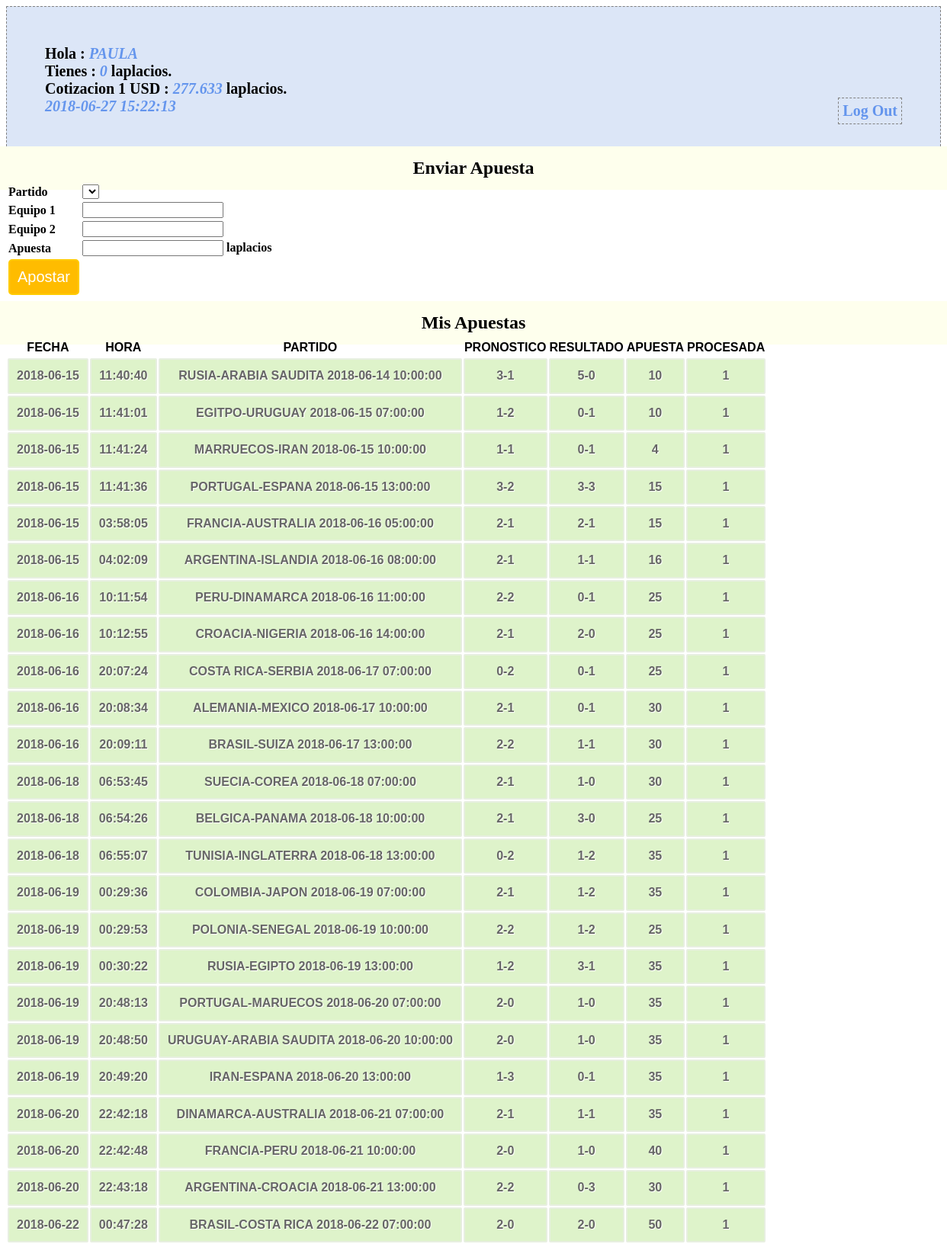
Screenshot of /profile.php (signed in, upper part) with the database file from the repository.
### tables this page shows
CREATE TABLE `participantes` (
  `id_participante` bigint(20) unsigned NOT NULL AUTO_INCREMENT COMMENT 'id participante',
  `nombre` varchar(60) NOT NULL COMMENT 'nombre participante',
  `saldo` int(11) NOT NULL COMMENT 'valor del saldo',
  `passwd` varchar(10) NOT NULL,
  PRIMARY KEY (`id_participante`),
  UNIQUE KEY `id_participante` (`id_participante`)
);

CREATE TABLE `banco_central_laplacio` (
  `total_laplacios` int(11) NOT NULL,
  `total_dolares` int(11) NOT NULL,
  `reserva` int(11) NOT NULL,
  `impresos` int(11) NOT NULL,
  `cotizacion` float NOT NULL
);

CREATE TABLE `apuestas` (
  `id_apuesta` bigint(20) unsigned NOT NULL AUTO_INCREMENT,
  `id_participante` bigint(20) NOT NULL,
  `id_partido` bigint(20) NOT NULL,
  `apuesta_equipo_1` int(11) NOT NULL,
  `apuesta_equipo_2` int(11) NOT NULL,
  `apuesta_valor` int(11) NOT NULL,
  `apuesta_fecha` date NOT NULL,
  `apuesta_hora` time NOT NULL,
  `procesada` tinyint(1) DEFAULT NULL,
  PRIMARY KEY (`id_apuesta`),
  UNIQUE KEY `id_apuesta` (`id_apuesta`)
);

CREATE TABLE `partidos` (
  `id_partido` bigint(20) unsigned NOT NULL AUTO_INCREMENT,
  `equipo_1` varchar(50) NOT NULL,
  `equipo_2` varchar(50) NOT NULL,
  `fecha` date NOT NULL,
  `hora` time NOT NULL,
  `resultado_equipo_1` int(11) DEFAULT NULL,
  `resultado_equipo_2` int(11) DEFAULT NULL,
  `revisado` tinyint(1) DEFAULT NULL,
  PRIMARY KEY (`id_partido`),
  UNIQUE KEY `id_partido` (`id_partido`)
);

### conn.php (called while the page is built, shortened)
<?php
$connection = mysql_connect("localhost", "laplacios2018", "");
$user_check=$_SESSION['login_user'];
$ses_sql=mysql_query("select id_participante,nombre,saldo from participantes where nombre='$user_check'", $connection);
$row = mysql_fetch_assoc($ses_sql);
$login_session =$row['nombre'];
$login_id = $row['id_participante'];
$login_saldo = $row['saldo'];
?>

### session.php (called while the page is built, shortened)
<?php
require_once('conn.php');
$current_date = date('Y-m-d');
$current_time = date('H:i:s');
$bets_query=mysql_query("select * from apuestas where id_participante='$login_id'");
$total_banco_prev_query = mysql_query("SELECT * FROM banco_central_laplacio WHERE 1");
$total_banco_prev_row = mysql_fetch_array($total_banco_prev_query);
?>

### profile.php (the view, shortened to what this page needs)
<?php
include('session.php');
?>
<!DOCTYPE html>
<html>
<head>
<link href="style.css" rel="stylesheet" type="text/css">
</head>
<body>
<div id="profile">
<b id="welcome">Hola : <i><?php echo $login_session;?></i></b><br/>
<b>Tienes : <i><?php echo $login_saldo;?></i> laplacios.</b><br/>
<b>Cotizacion 1 USD : <i><?php echo $total_banco_prev_row[4];?></i> laplacios.</b><br/>
<b><i><?php echo $current_date.' '.$current_time; ?></i>
<b id="logout"><a href="logout.php">Log Out</a></b>
</div>
<div>
  <h2>Enviar Apuesta</h2>
  <form id="form" name="form" method="post" action="">
  <table>
    <tr>
      <td>Partido</td>
      <td>
        <select name="id_partido">
          <?php
          echo "</select>";
          ?>
      </td>
    </tr>
    <tr>
      <td>Equipo 1</td>
      <td><input id="number" min="0" step="1" type="number" name="apuesta_equipo_1" /></td>
    </tr>
    <tr>
      <td>Equipo 2</td>
      <td><input id="number" min="0" step="1" type="number" name="apuesta_equipo_2" /></td>
    </tr>
    <tr>
      <td>Apuesta</td>
      <td><input id="number" min="0" step="1" type="number" name="apuesta_valor" /> laplacios</td>
    </tr>
    <tr>
      <td><input type="submit" name="submit" id="submit" value="Apostar" /></td>
    </tr>
  </table>
  </form>
</div>
<div class="">
  <h2>Mis Apuestas</h2>
  <table class="table1">
    <thead>
      <tr>
        <th>FECHA</th>
        <th>HORA</th>
        <th>PARTIDO</th>
        <th>PRONOSTICO</th>
        <th>RESULTADO</th>
        <th>APUESTA</th>
        <th>PROCESADA</th>
      </tr>
    </thead>
    <tbody>
    <?php
      while($bet = mysql_fetch_array($bets_query)){
        $g_query = mysql_query("select * from partidos where id_partido='$bet[2]'");
        $g_row = mysql_fetch_array($g_query);
        $match = $g_row[1].'-'.$g_row[2].' '.$g_row[3].' '.$g_row[4];
        $pron = $bet[3].'-'.$bet[4];
        $resultado = $g_row[5].'-'.$g_row[6];
        echo '<tr><td>'.$bet[6].'</td>'.'<td>'.$bet[7].'</td>'.'<td>'.$match.'</td>'.'<td>'.$pron.'</td><td>'.$resultado.'</td><td>'.$bet[5].'</td><td>'.$bet[8].'</td></tr>';
      }
    ?>
    </tbody>
  </table>
</div>
</body>

### style.css (style rules this page uses)
h2 { background-color:#FEFFED; text-align:center; border-radius:10px 10px 0 0; margin:-10px -40px; padding:15px }
input[type=submit] { width:100%; background-color:#FFBC00; color:#fff; border:2px solid #FFCB00; padding:10px; font-size:20px; cursor:pointer; border-radius:5px; margin-bottom:15px }
#profile { padding:50px; border:1px dashed grey; font-size:20px; background-color:#DCE6F7 }
#logout { float:right; padding:5px; border:dashed 1px gray }
a { text-decoration:none; color:#6495ed }
i { color:#6495ed }
table.table1 { font-family: "Trebuchet MS", sans-serif; font-size: 16px; font-weight: bold; line-height: 1.4em; font-style: normal; border-collapse:separate; }
.table1 tbody td { padding:10px; text-align:center; background-color:#DEF3CA; border: 2px solid #E7EFE0; -moz-border-radius:2px; -webkit-border-radius:2px; border-radius:2px; color:#666; text-shadow:1px 1px 1px #fff; }

### rows the page displays
participantes: nombre "PAULA", saldo "0"
banco_central_laplacio: cotizacion "277.633"
apuestas: apuesta_fecha "2018-06-15", apuesta_hora "11:40:40", id_partido.hora "RUSIA-ARABIA SAUDITA 2018-06-14 10:00:00", pron "3-1", id_partido.resultado_equipo_2 "5-0", apuesta_valor "10", procesada "1"
apuestas: apuesta_fecha "2018-06-15", apuesta_hora "11:41:01", id_partido.hora "EGITPO-URUGUAY 2018-06-15 07:00:00", pron "1-2", id_partido.resultado_equipo_2 "0-1", apuesta_valor "10", procesada "1"
apuestas: apuesta_fecha "2018-06-15", apuesta_hora "11:41:24", id_partido.hora "MARRUECOS-IRAN 2018-06-15 10:00:00", pron "1-1", id_partido.resultado_equipo_2 "0-1", apuesta_valor "4", procesada "1"
apuestas: apuesta_fecha "2018-06-15", apuesta_hora "11:41:36", id_partido.hora "PORTUGAL-ESPANA 2018-06-15 13:00:00", pron "3-2", id_partido.resultado_equipo_2 "3-3", apuesta_valor "15", procesada "1"
apuestas: apuesta_fecha "2018-06-15", apuesta_hora "03:58:05", id_partido.hora "FRANCIA-AUSTRALIA 2018-06-16 05:00:00", pron "2-1", id_partido.resultado_equipo_2 "2-1", apuesta_valor "15", procesada "1"
apuestas: apuesta_fecha "2018-06-15", apuesta_hora "04:02:09", id_partido.hora "ARGENTINA-ISLANDIA 2018-06-16 08:00:00", pron "2-1", id_partido.resultado_equipo_2 "1-1", apuesta_valor "16", procesada "1"
apuestas: apuesta_fecha "2018-06-16", apuesta_hora "10:11:54", id_partido.hora "PERU-DINAMARCA 2018-06-16 11:00:00", pron "2-2", id_partido.resultado_equipo_2 "0-1", apuesta_valor "25", procesada "1"
apuestas: apuesta_fecha "2018-06-16", apuesta_hora "10:12:55", id_partido.hora "CROACIA-NIGERIA 2018-06-16 14:00:00", pron "2-1", id_partido.resultado_equipo_2 "2-0", apuesta_valor "25", procesada "1"
apuestas: apuesta_fecha "2018-06-16", apuesta_hora "20:07:24", id_partido.hora "COSTA RICA-SERBIA 2018-06-17 07:00:00", pron "0-2", id_partido.resultado_equipo_2 "0-1", apuesta_valor "25", procesada "1"
apuestas: apuesta_fecha "2018-06-16", apuesta_hora "20:08:34", id_partido.hora "ALEMANIA-MEXICO 2018-06-17 10:00:00", pron "2-1", id_partido.resultado_equipo_2 "0-1", apuesta_valor "30", procesada "1"
apuestas: apuesta_fecha "2018-06-16", apuesta_hora "20:09:11", id_partido.hora "BRASIL-SUIZA 2018-06-17 13:00:00", pron "2-2", id_partido.resultado_equipo_2 "1-1", apuesta_valor "30", procesada "1"
apuestas: apuesta_fecha "2018-06-18", apuesta_hora "06:53:45", id_partido.hora "SUECIA-COREA 2018-06-18 07:00:00", pron "2-1", id_partido.resultado_equipo_2 "1-0", apuesta_valor "30", procesada "1"
apuestas: apuesta_fecha "2018-06-18", apuesta_hora "06:54:26", id_partido.hora "BELGICA-PANAMA 2018-06-18 10:00:00", pron "2-1", id_partido.resultado_equipo_2 "3-0", apuesta_valor "25", procesada "1"
apuestas: apuesta_fecha "2018-06-18", apuesta_hora "06:55:07", id_partido.hora "TUNISIA-INGLATERRA 2018-06-18 13:00:00", pron "0-2", id_partido.resultado_equipo_2 "1-2", apuesta_valor "35", procesada "1"
apuestas: apuesta_fecha "2018-06-19", apuesta_hora "00:29:36", id_partido.hora "COLOMBIA-JAPON 2018-06-19 07:00:00", pron "2-1", id_partido.resultado_equipo_2 "1-2", apuesta_valor "35", procesada "1"
apuestas: apuesta_fecha "2018-06-19", apuesta_hora "00:29:53", id_partido.hora "POLONIA-SENEGAL 2018-06-19 10:00:00", pron "2-2", id_partido.resultado_equipo_2 "1-2", apuesta_valor "25", procesada "1"
apuestas: apuesta_fecha "2018-06-19", apuesta_hora "00:30:22", id_partido.hora "RUSIA-EGIPTO 2018-06-19 13:00:00", pron "1-2", id_partido.resultado_equipo_2 "3-1", apuesta_valor "35", procesada "1"
apuestas: apuesta_fecha "2018-06-19", apuesta_hora "20:48:13", id_partido.hora "PORTUGAL-MARUECOS 2018-06-20 07:00:00", pron "2-0", id_partido.resultado_equipo_2 "1-0", apuesta_valor "35", procesada "1"
apuestas: apuesta_fecha "2018-06-19", apuesta_hora "20:48:50", id_partido.hora "URUGUAY-ARABIA SAUDITA 2018-06-20 10:00:00", pron "2-0", id_partido.resultado_equipo_2 "1-0", apuesta_valor "35", procesada "1"
apuestas: apuesta_fecha "2018-06-19", apuesta_hora "20:49:20", id_partido.hora "IRAN-ESPANA 2018-06-20 13:00:00", pron "1-3", id_partido.resultado_equipo_2 "0-1", apuesta_valor "35", procesada "1"
apuestas: apuesta_fecha "2018-06-20", apuesta_hora "22:42:18", id_partido.hora "DINAMARCA-AUSTRALIA 2018-06-21 07:00:00", pron "2-1", id_partido.resultado_equipo_2 "1-1", apuesta_valor "35", procesada "1"
apuestas: apuesta_fecha "2018-06-20", apuesta_hora "22:42:48", id_partido.hora "FRANCIA-PERU 2018-06-21 10:00:00", pron "2-0", id_partido.resultado_equipo_2 "1-0", apuesta_valor "40", procesada "1"
apuestas: apuesta_fecha "2018-06-20", apuesta_hora "22:43:18", id_partido.hora "ARGENTINA-CROACIA 2018-06-21 13:00:00", pron "2-2", id_partido.resultado_equipo_2 "0-3", apuesta_valor "30", procesada "1"
apuestas: apuesta_fecha "2018-06-22", apuesta_hora "00:47:28", id_partido.hora "BRASIL-COSTA RICA 2018-06-22 07:00:00", pron "2-0", id_partido.resultado_equipo_2 "2-0", apuesta_valor "50", procesada "1"

### other values shown
$current_date "2018-06-27"
$current_time "15:22:13"
